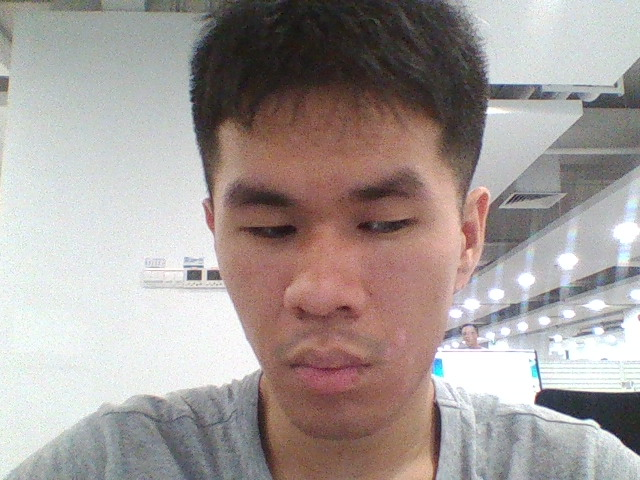
//> input picture media/opencv/base/test.jpg, 640 x 480 px
$ ./main   (built with g++ and OpenCV 4)
//> lines starting //> are read from the running program, lines starting //| are printed output that depends on the picture
#include "cv.h"
#include "highgui.h"
#include <stdio.h>
int main()
{
    IplImage *src=0;
    IplImage*dst =0;
    IplImage*dst2=0;
    float k[9]={
        1,2,1,
        2,4,2,
        1,2,1};  //高斯卷积3*3的核

        for(int i = 0 ; i< 9;i++){
            k[i] = float(k[i]/10);
        }
        CvMat Km;
        Km = cvMat(3,3,CV_32F,k);

        float k2[25] = {
           1, 2, 3, 2, 1,
           2, 5, 6, 5, 2,
           3, 6, 8, 6, 3,
           2, 5, 6, 5, 2,
           1, 2, 3, 2, 1};//高斯卷积5*5的核
            for(int j = 0 ; j<25; j++){
                k2[j] = float(k2[j]/30);
            }
            CvMat Km2;
            Km2 = cvMat(5,5,CV_32F,k2);
            src=cvLoadImage("test.jpg");
//> src is the input picture: 480 rows x 640 cols, CV_8UC3; mean B, G, R 152.7, 155.4, 164.8
            dst=cvCloneImage(src);  //使用cvCloneImage时，dst无需初始化，直接复制
            dst2 = cvCloneImage(src);
            cvNamedWindow("src",CV_WINDOW_AUTOSIZE);
            cvNamedWindow("filter3*3",CV_WINDOW_AUTOSIZE);
            cvNamedWindow("filter5*5",CV_WINDOW_AUTOSIZE);

            cvShowImage("src",src);

            cvFilter2D(src,dst,&Km,cvPoint(-1,-1));
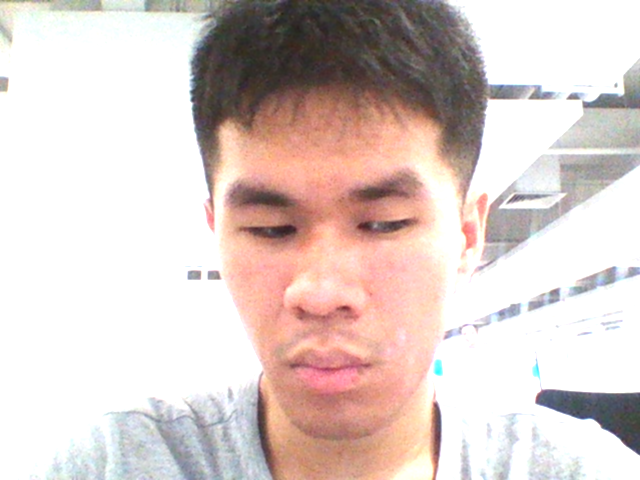
//> dst: 480 rows x 640 cols, CV_8UC3; mean B, G, R 200.9, 205.2, 220.2
            cvFilter2D(src, dst2, &Km2,cvPoint(-1,-1));
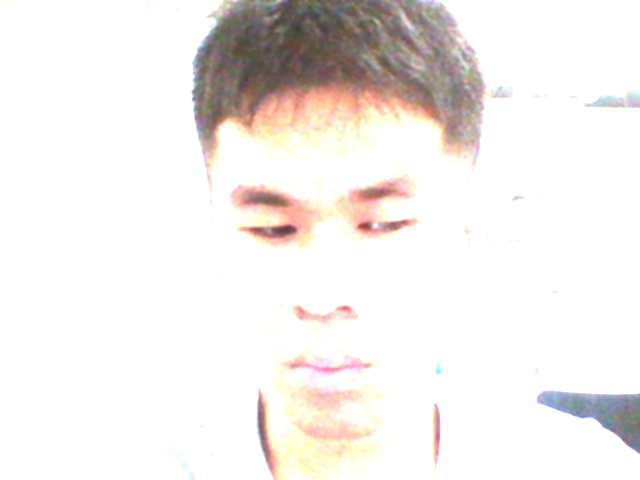
//> dst2: 480 rows x 640 cols, CV_8UC3; mean B, G, R 234.5, 237.1, 241.5
            //卷积本身公式比较复杂，但是经过舍去高阶小量，简化后成为模板操作
            cvShowImage("filter3*3",dst);
            cvShowImage("filter5*5", dst2);
            cvWaitKey(0);
            cvReleaseImage(&src);
            cvReleaseImage(&dst);
            cvReleaseImage(&dst2);
            cvDestroyAllWindows();
            return 0;
}
